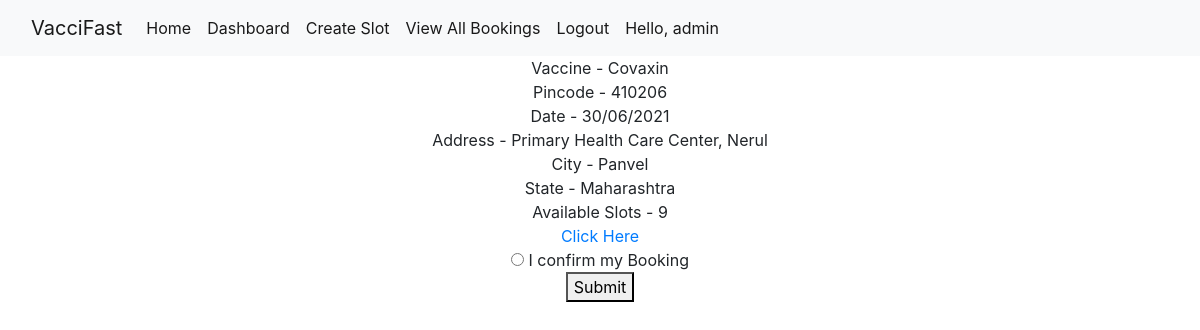
The page /orderSlot/14 (signed in) on the database its author committed.
### vacciapp/models.py (models this page shows, shortened)
class Slot(models.Model):
    vtype = models.CharField(max_length=200,null=True)
    date = models.CharField(max_length=200,null=True)
    address = models.CharField(max_length=200,null=True)
    city = models.CharField(max_length=200,null=True)
    state = models.CharField(max_length=200,null=True)
    pincode = models.CharField(max_length=200,null=True)
    addMap = models.CharField(max_length=200,null=True)
    date_created = models.DateTimeField(auto_now_add=True,null=True)
    count = models.IntegerField(null=True)

class Customer(models.Model):
    user = models.ForeignKey(User,on_delete=models.CASCADE)
    name = models.CharField(max_length=200,null=True)
    phone = models.CharField(max_length=200,null=True)
    email = models.CharField(max_length=200,null=True)
    aadhar = models.CharField(max_length=200,null=True)
    age = models.CharField(max_length=200,null=True)
    gender = models.CharField(max_length=200,null=True)
    address = models.CharField(max_length=200,null=True)
    city = models.CharField(max_length=200,null=True)
    state = models.CharField(max_length=200,null=True)
    pincode = models.CharField(max_length=200,null=True)
    vtaken = models.CharField(max_length=200,null=True)
    date_created = models.DateTimeField(auto_now_add=True,null=True)

### vacciapp/views.py (the view, shortened to what this page needs)
# urls.py: path('orderSlot/<int:pk>',views.orderSlot,name='orderSlot'),
def orderSlot(request,pk):
    add = Customer.objects.filter(user=request.user)
    usr = request.user
    slot = Slot.objects.get(pk=pk)
    context = {
        'slot' : slot,
        'add':add,
    }
    return render(request,'vacciapp/orderSlot.html',context)

### templates/vacciapp/orderSlot.html (shortened to what this page needs)
{% extends 'base.html' %}
{% block body %}
<center>
       Vaccine - {{slot.vtype}} <br>
Pincode - {{slot.pincode}} <br>
Date - {{slot.date}} <br>
Address - {{slot.address}} <br>
City - {{slot.city}} <br>
State - {{slot.state}} <br>
Available Slots - {{slot.count}} <br>
<a href="{{slot.addMap}}">Click Here</a> <br>
    {% for i in add %}
   <form action="" method="POST" >
   <input type="radio" value ={{i.id}} name="custid" > I confirm my Booking <br>
   <button type="submit" href="{% url 'bookedSlot' %}">Submit</button>
   </form>
</center>
     {% endfor %}
{% endblock body %}

### templates/base.html (shortened to what this page needs)
{% load static %}
<!doctype html>
<html lang="en">
  <head>
    <link href="https://cdn.jsdelivr.net/npm/bootstrap@5.0.1/dist/css/bootstrap.min.css" rel="stylesheet">
<link rel="stylesheet" href="https://stackpath.bootstrapcdn.com/font-awesome/4.7.0/css/font-awesome.min.css">
<link rel="stylesheet" href="https://stackpath.bootstrapcdn.com/bootstrap/4.1.0/css/bootstrap.min.css">
  </head>
  <body>
  <nav class="navbar navbar-expand-lg navbar-light bg-light">
  <div class="container-fluid">
    <a class="navbar-brand" href="#">VacciFast</a>
    <div class="collapse navbar-collapse" id="navbarSupportedContent">
      <ul class="navbar-nav me-auto mb-2 mb-lg-0">
        <li class="nav-item">
          <a class="nav-link active" aria-current="page" href="/">Home</a>
        </li>
        {% if request.user.is_authenticated %}
        {% if request.user.is_staff %}
        <li class="nav-item">
          <a class="nav-link active" aria-current="page" href="/adminViewPincode">Dashboard</a>
        </li>
        <li class="nav-item">
          <a class="nav-link active" aria-current="page" href="/adminCreateSlot">Create Slot</a>
        </li>
        <li class="nav-item">
          <a class="nav-link active" aria-current="page" href="/adminCompletedSlot">View All Bookings</a>
        </li>
        <li class="nav-item">
          <a class="nav-link active" aria-current="page" href="/logout">Logout</a>
        </li>
        {% endif %}
       {% else %}
        <li class="nav-item">
          <a class="nav-link active" aria-current="page" href="/login">Login</a>
        </li>
        {% endif %}
        {% if request.user.is_authenticated %}
        <li class="nav-item">
          <a class="nav-link active" aria-current="page" >Hello, {{request.user}}</a>
        </li>
        {% endif %}
      </ul>
    </div>
  </div>
</nav>
    {% block body %}
    {% endblock body %}
  </body>
</html>

### rows shown on the page
Slot: vtype "Covaxin", pincode "410206", date "30/06/2021", address "Primary Health Care Center, Nerul", city "Panvel", state "Maharashtra", count "9"

### other values the page prints
{{ request.user }} "admin"
